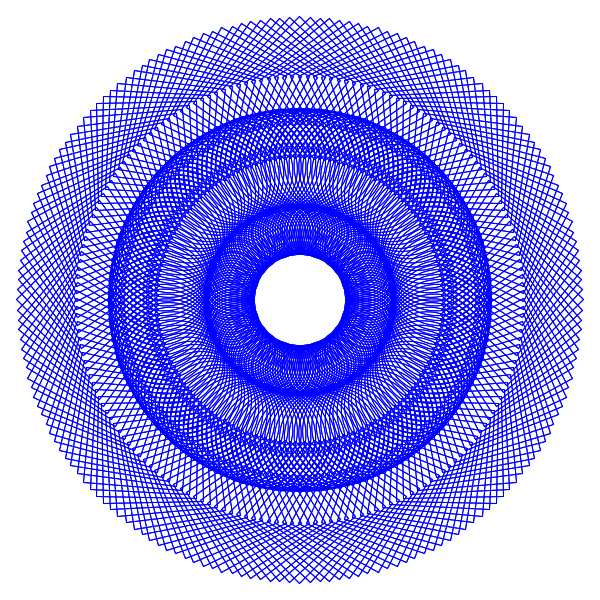
Frame 1 (no input)
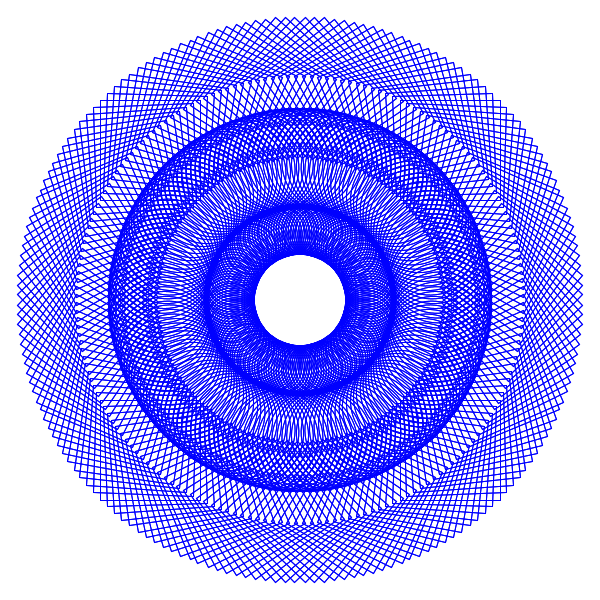
Frame 60 (the mouse pressed at the canvas centre just before this capture)
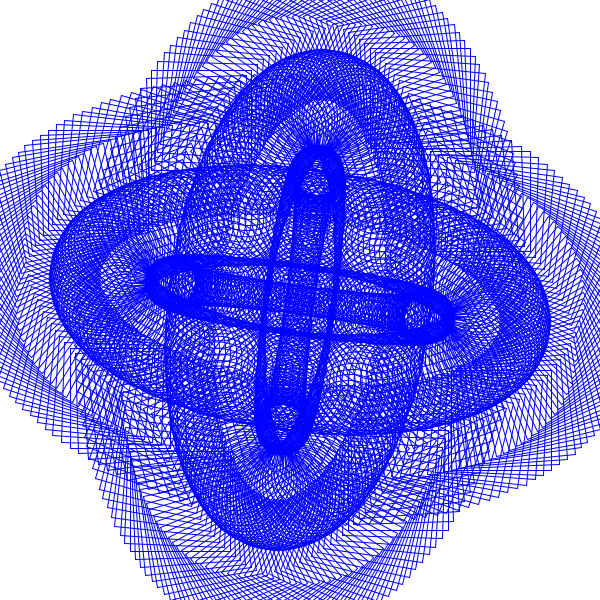
Frame 120 (the mouse held since frame 60 and released just before this capture)

The Processing sketch that drew these frames (run headless with seeded random() and noise(); from frame 60 on, the mouse is pressed at the canvas centre):

// Processing sketch: processing_182593
// ── processing_182593.pde

void setup() {
  size (600, 600);
  noFill();
  stroke(100, 120, 120);
  smooth();
}

void draw() {
  background(255);
 
  float maxX = (float)120/width*mouseX;
  float maxY = (float)120/width*mouseY;
  
translate(width/2, height/2);
for (float i = 0; i < 360; i+=2) {
  float x = sin(radians(i)) * maxX;
    float y = cos(radians(i)) * maxY;
   
    pushMatrix();
    translate(x, y);
    rotate(radians(i-frameCount));
    ellipse(100, 100, 100, 100);
    stroke(0, 0, 255);
    popMatrix();
    
  
    pushMatrix(); 
    translate(-x, -y);
    rotate(radians(i-frameCount));
    ellipse(100, 100, 100, 100);
    stroke(0, 0, 255);
    popMatrix();
    
    pushMatrix();
    translate(x, y);
    rotate(radians(i-frameCount));
    ellipse(50, 50, 50, 50);
    stroke(0, 0, 255);
    popMatrix();
    
 
    pushMatrix(); 
    translate(-x, -y);
    rotate(radians(i-frameCount));
    ellipse(50, 50, 50, 50 );
    stroke(0, 0, 255);
    popMatrix();
    
    pushMatrix();
    translate(x, y);
    rotate(radians(i-frameCount));
    rect(100, 100, 100, 100);
    stroke(0, 0, 255);
    popMatrix();
    
  
    pushMatrix(); 
    translate(-x, -y);
    rotate(radians(i-frameCount));
    rect(100, 100, 100, 100);
    stroke(0, 0, 255);
    popMatrix();

   }
}
